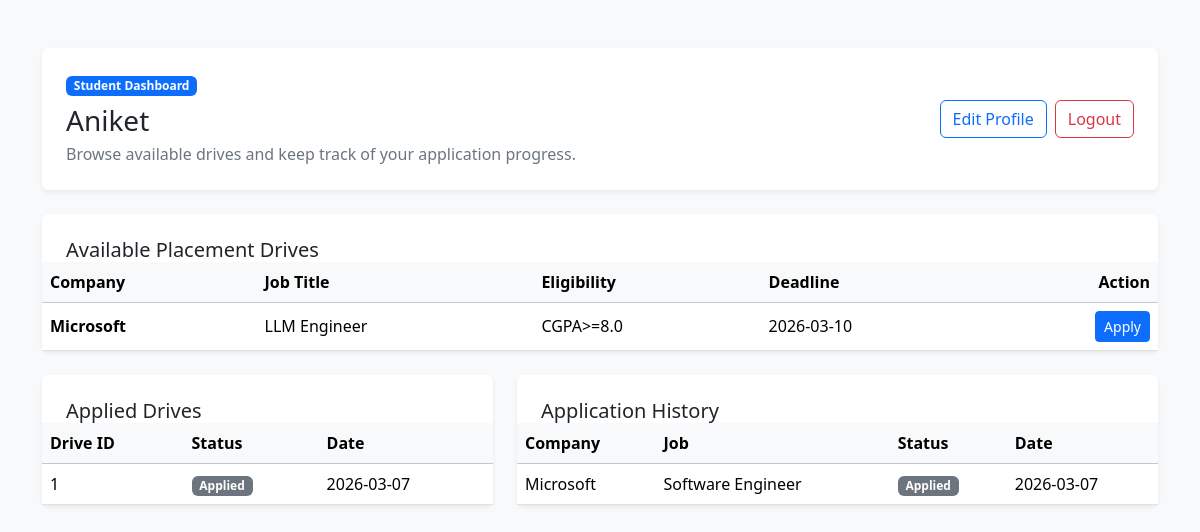
The page /student/dashboard (signed in) on the database as committed earlier.
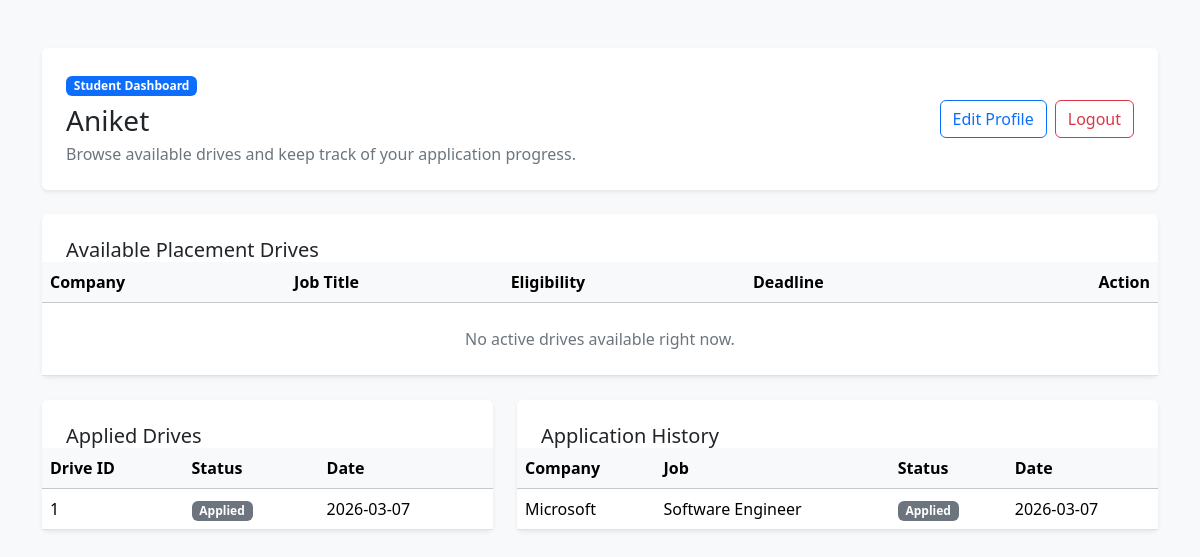
The same page on the database as committed later.
### models.py (models this page shows)
class Drive(db.Model):
    id = db.Column(db.Integer, primary_key=True)
    company_id = db.Column(
        db.Integer,
        db.ForeignKey('company.id')
    )
    title = db.Column(db.String(100))
    description = db.Column(db.Text)
    eligibility = db.Column(db.String(200))
    deadline = db.Column(db.Date)
    approved = db.Column(db.Boolean, default=False)
    status = db.Column(db.String(20), default="Pending")
    applications = db.relationship('Application', backref='drive', lazy=True)

class Company(db.Model):
    id = db.Column(
        db.Integer,
        db.ForeignKey('user.id'),
        primary_key=True
    )
    name = db.Column(db.String(100))
    hr_contact = db.Column(db.Integer)
    website = db.Column(db.String(200))
    approved = db.Column(db.Boolean, default=False)
    blacklisted = db.Column(db.Boolean, default=False)
    drives = db.relationship('Drive', backref='company', lazy=True)

class Application(db.Model):
    id = db.Column(db.Integer, primary_key=True)
    student_id = db.Column(
        db.Integer,
        db.ForeignKey('student.id')
    )
    drive_id = db.Column(
        db.Integer,
        db.ForeignKey('drive.id')
    )
    status = db.Column(
        db.String(20),
        default="Applied"
    )
    application_date = db.Column(
        db.Date,
        default=date.today
    )
    __table_args__ = (
        db.UniqueConstraint('student_id', 'drive_id'),
    )

### routes.py (the view)
@routes.route("/student/dashboard")
@login_required
def student_dashboard():
    if current_user.role != "student":
        return "Unauthorized"
    student = Student.query.get(current_user.id)
    drives = Drive.query.filter_by(approved=True,status="Active").all()
    applications = Application.query.filter_by(student_id=current_user.id).all()
    return render_template(
        "student_dashboard.html",
        student=student,
        drives=drives,
        applications=applications
    )

### app.py (called while the page is built)
@app.after_request
def add_no_cache_headers(response):
    if request.endpoint != "static":
        response.headers["Cache-Control"] = "no-store"
    return response

@login_manager.user_loader
def load_user(user_id):
    return User.query.get(int(user_id))

### templates/student_dashboard.html (shortened to what this page needs)
{% extends "base.html" %}
{% block content %}
<div class="card border-0 shadow-sm mb-4">
	<div class="card-body p-4 d-flex flex-column flex-lg-row justify-content-between align-items-lg-center gap-3">
		<div>
			<span class="badge text-bg-primary mb-2">Student Dashboard</span>
			<h1 class="h3 mb-1">{{ student.name }}</h1>
			<p class="text-secondary mb-0">Browse available drives and keep track of your application progress.</p>
		</div>
		<div class="d-flex flex-wrap gap-2">
			<a class="btn btn-outline-primary" href="/student/profile">Edit Profile</a>
			<a class="btn btn-outline-danger" href="/logout">Logout</a>
		</div>
	</div>
</div>
<div class="card border-0 shadow-sm mb-4">
	<div class="card-body p-0">
		<div class="p-4 pb-0">
			<h2 class="h5 mb-0">Available Placement Drives</h2>
		</div>
		<div class="table-responsive">
			<table class="table table-hover align-middle mb-0">
				<thead class="table-light">
					<tr>
						<th>Company</th>
						<th>Job Title</th>
						<th>Eligibility</th>
						<th>Deadline</th>
						<th class="text-end">Action</th>
					</tr>
				</thead>
				<tbody>
					{% for d in drives %}
					<tr>
						<td class="fw-semibold">{{ d.company.name if d.company else "Unknown Company" }}</td>
						<td>{{ d.title }}</td>
						<td>{{ d.eligibility or "Not specified" }}</td>
						<td>{{ d.deadline }}</td>
						<td class="text-end">
							<a class="btn btn-primary btn-sm" href="/student/apply/{{d.id}}">Apply</a>
						</td>
					</tr>
					{% else %}
					<tr>
						<td colspan="5" class="text-center text-secondary py-4">No active drives available right now.</td>
					</tr>
					{% endfor %}
				</tbody>
			</table>
		</div>
	</div>
</div>
<div class="row g-4">
	<div class="col-xl-5">
		<div class="card border-0 shadow-sm h-100">
			<div class="card-body p-0">
				<div class="p-4 pb-0">
					<h2 class="h5 mb-0">Applied Drives</h2>
				</div>
				<div class="table-responsive">
					<table class="table table-hover align-middle mb-0">
						<thead class="table-light">
							<tr>
								<th>Drive ID</th>
								<th>Status</th>
								<th>Date</th>
							</tr>
						</thead>
						<tbody>
							{% for a in applications %}
							<tr>
								<td>{{ a.drive_id }}</td>
								<td>
									<span class="badge {% if a.status == 'Selected' %}text-bg-success{% elif a.status == 'Rejected' %}text-bg-danger{% elif a.status == 'Shortlisted' %}text-bg-warning{% else %}text-bg-secondary{% endif %}">{{ a.status }}</span>
								</td>
								<td>{{ a.application_date }}</td>
							</tr>
							{% else %}
							<tr>
								<td colspan="3" class="text-center text-secondary py-4">No applications yet.</td>
							</tr>
							{% endfor %}
						</tbody>
					</table>
				</div>
			</div>
		</div>
	</div>
	<div class="col-xl-7">
		<div class="card border-0 shadow-sm h-100">
			<div class="card-body p-0">
				<div class="p-4 pb-0">
					<h2 class="h5 mb-0">Application History</h2>
				</div>
				<div class="table-responsive">
					<table class="table table-hover align-middle mb-0">
						<thead class="table-light">
							<tr>
								<th>Company</th>
								<th>Job</th>
								<th>Status</th>
								<th>Date</th>
							</tr>
						</thead>
						<tbody>
							{% for a in applications %}
							<tr>
								<td>{{ a.drive.company.name if a.drive and a.drive.company else "Unknown Company" }}</td>
								<td>{{ a.drive.title if a.drive else "Unknown Drive" }}</td>
								<td>
									<span class="badge {% if a.status == 'Selected' %}text-bg-success{% elif a.status == 'Rejected' %}text-bg-danger{% elif a.status == 'Shortlisted' %}text-bg-warning{% else %}text-bg-secondary{% endif %}">{{ a.status }}</span>
								</td>
								<td>{{ a.application_date }}</td>
							</tr>
							{% else %}
							<tr>
								<td colspan="4" class="text-center text-secondary py-4">Application history will appear here once you apply.</td>
							</tr>
							{% endfor %}
						</tbody>
					</table>
				</div>
			</div>
		</div>
	</div>
</div>
{% endblock %}

Rows that differ between the two databases and show on the page:
no longer on this page (row edited): Drive: company "Microsoft", title "LLM Engineer", eligibility "CGPA>=8.0", deadline "2026-03-10"
Other text that changed with them:
text now shown: "No active drives available right now."
